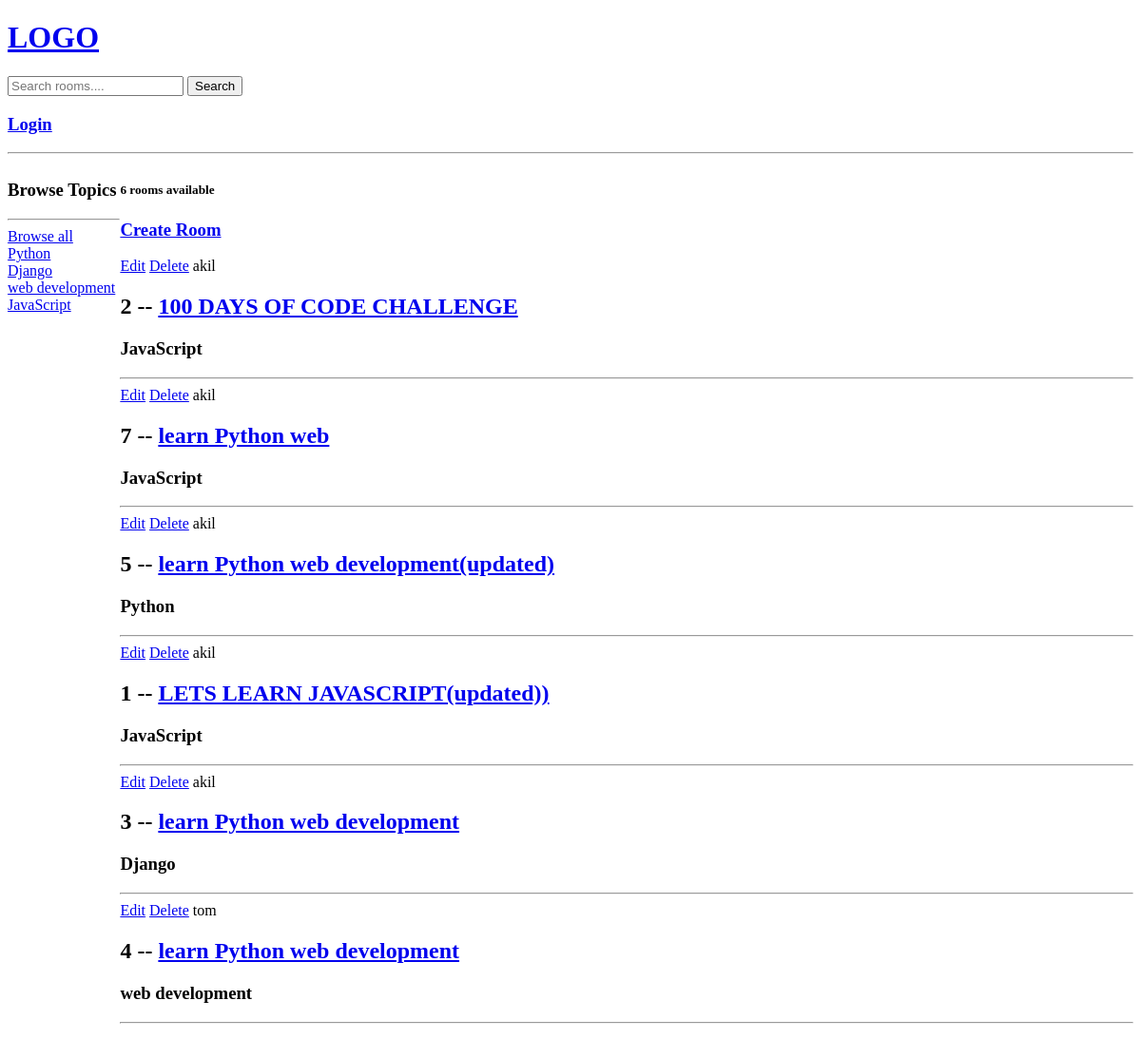
Before: / with the older database file.
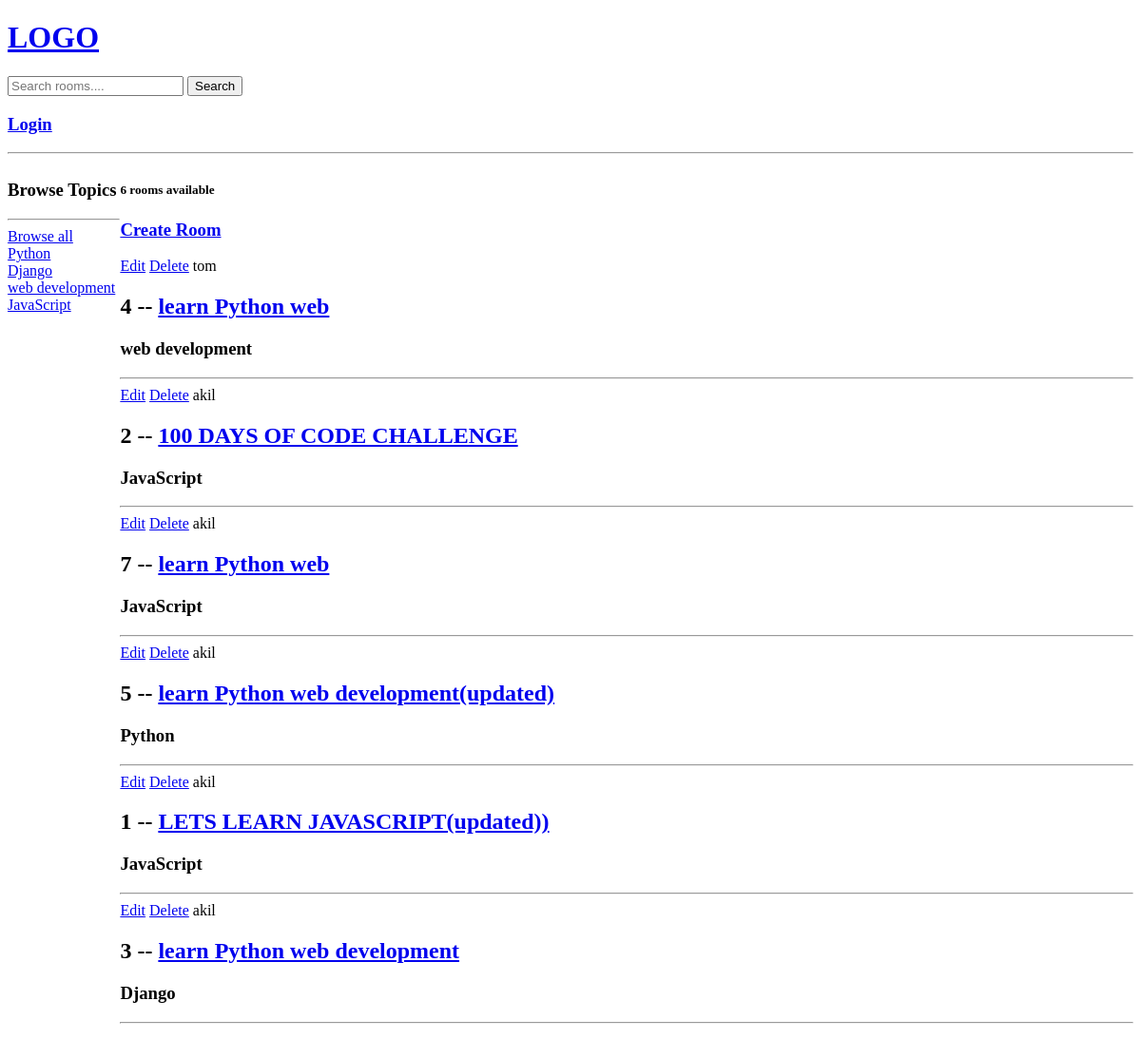
After: the same page with the newer database file.
### base/models.py (models this page shows, shortened)
class Topic(models.Model):
    name = models.CharField(max_length=200)

class Room(models.Model):
    host = models.ForeignKey(User,on_delete=models.SET_NULL,null=True)
    topic = models.ForeignKey(Topic,on_delete=models.SET_NULL,null=True)
    name =models.CharField(max_length=200)
    description = models.TextField(null = True,blank =True)
    updated = models.DateTimeField(auto_now = True)
    created = models.DateTimeField(auto_now_add = True)
    class Meta:
        ordering =['-updated', '-created']

### base/views.py (the view)
# urls.py: 2. Add a URL to urlpatterns:  path('', views.home, name='home')
def home(request):
    q = request.GET.get('q','') if request.GET.get('q') != None else ' '
    rooms = Room.objects.filter(
    Q(topic__name__icontains=q) |
    Q(name__icontains=q) |
    Q(description__icontains=q)
)
    topic = Topic.objects.all()
    room_count = rooms.count()
    return render(request, 'base/home.html',{'rooms':rooms,
                                            'topics':topic,'room_count':room_count})

### base/templates/base/home.html (shortened to what this page needs)
{% extends 'main.html' %}
{% block content %}
<div class="home-container">
    <div>
        <h3>Browse Topics</h3>
        <hr>
        <a href="{% url 'home' %}">Browse all</a>
        {% for topic in topics %}
        <div>
            <a href="{% url 'home' %}?q={{ topic.name }}">{{ topic.name }}</a>
        </div>
        {% endfor %}
    </div>
    <div>
        <h5>{{room_count}} rooms available</h5>
        <h3><a href="{% url 'create-room' %}">Create Room</a></h3>
        <div>
            {% for room in rooms %}
            <div>
                <a href="{% url 'update-room' room.id %}">Edit</a>
                <a href="{% url 'delete-room' room.id %}">Delete</a>
                <span>{{ room.host.username|safe }}</span>
                <h2>{{ room.id }} -- <a href="{% url 'room' room.id %}">{{ room.name }}</a></h2>
                <h3>{{ room.topic.name }}</h3>
            </div>
            <hr>
            {% endfor %}
        </div>
    </div>
</div>
{% endblock %}

Changed rows visible on the page:
changed Room "web development": name "learn Python web development" → "learn Python web"; moves up the list
